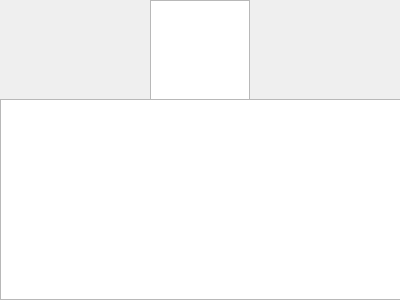
<?xml version="1.0" encoding="UTF-8"?>
<ui version="4.0">
 <class>About</class>
 <widget class="QWidget" name="About">
  <property name="geometry">
   <rect>
    <x>0</x>
    <y>0</y>
    <width>400</width>
    <height>300</height>
   </rect>
  </property>
  <property name="sizePolicy">
   <sizepolicy hsizetype="Expanding" vsizetype="Ignored">
    <horstretch>0</horstretch>
    <verstretch>0</verstretch>
   </sizepolicy>
  </property>
  <property name="windowTitle">
   <string>Form</string>
  </property>
  <widget class="QTextBrowser" name="aboutText">
   <property name="geometry">
    <rect>
     <x>0</x>
     <y>99</y>
     <width>401</width>
     <height>201</height>
    </rect>
   </property>
  </widget>
  <widget class="QGraphicsView" name="graphicsView">
   <property name="geometry">
    <rect>
     <x>150</x>
     <y>0</y>
     <width>100</width>
     <height>100</height>
    </rect>
   </property>
  </widget>
 </widget>
 <resources/>
 <connections/>
</ui>
